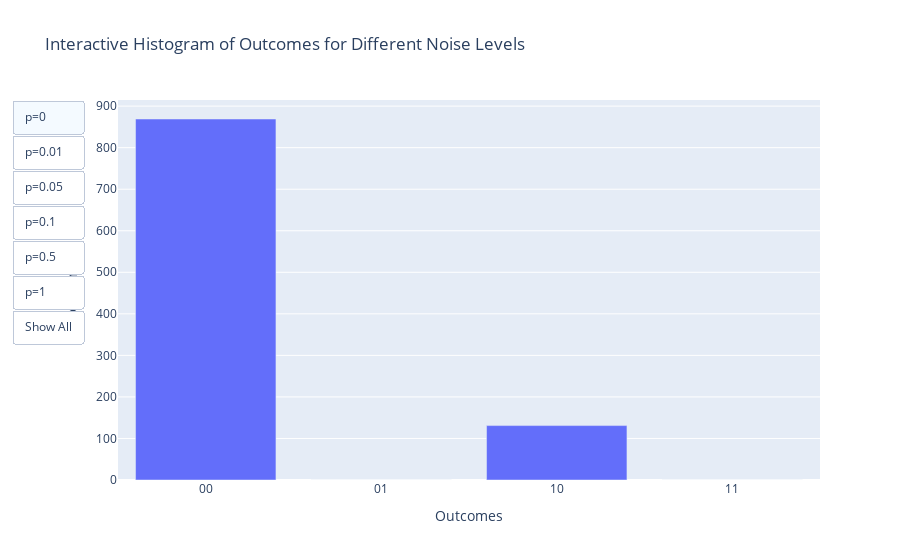

Notebook code cell kept with this figure:
### Markdown cell above
### Histogram for the computation rounds

### Code cell
import plotly.graph_objects as go

# Initialize the figure
fig = go.Figure()

# Store the p values in a list to access them by index in buttons
p_values = list(all_histograms.keys())

# Add histograms for different 'p' values
for p, histogram in all_histograms.items():
    frequencies = [histogram.get(outcome, 0) for outcome in all_outcomes]
    fig.add_trace(
        go.Bar(
            x=all_outcomes,
            y=frequencies,
            name=f'p={p}',  # Legend label
            visible=(p == 0)  # Only p=0 is visible by default
        )
    )

# Custom buttons to toggle visibility based on p values
buttons = []

for i, p in enumerate(p_values):
    buttons.append(
        dict(
            label=f"p={p}",
            method="update",
            args=[
                {"visible": [j == i for j in range(len(p_values))]},  # Toggle visibility
                {"title": f"Number of occurrence per output bitstring, p={p}"},  # Update title
            ],
        )
    )

# Add reset button to show all traces
buttons.append(
    dict(
        label="Show All",
        method="update",
        args=[
            {"visible": [True] * len(p_values)},
            {"title": "Number of occurrence per output bitstring for different noise levels"},
        ],
    )
)

# Add buttons to layout
fig.update_layout(
    title="Interactive Histogram of Outcomes for Different Noise Levels",
    xaxis_title="Outcomes",
    yaxis_title="Frequency",
    barmode='group',  # Bars side by side
    updatemenus=[dict(type="buttons", showactive=True, buttons=buttons)]
)

# Display the plot
fig.show()

### Figure 1 — Plotly figure (JSON) as saved in the notebook; plotly's stock layout.template omitted (floating-point values rounded to 4 significant figures)
{"data": [{"name": "p=0", "type": "bar", "visible": true, "x": ["00", "01", "10", "11"], "y": [869, 0, 131, 0]}, {"name": "p=0.01", "type": "bar", "visible": false, "x": ["00", "01", "10", "11"], "y": [829, 8, 156, 7]}, {"name": "p=0.05", "type": "bar", "visible": false, "x": ["00", "01", "10", "11"], "y": [772, 30, 168, 30]}, {"name": "p=0.1", "type": "bar", "visible": false, "x": ["00", "01", "10", "11"], "y": [655, 72, 193, 80]}, {"name": "p=0.5", "type": "bar", "visible": false, "x": ["00", "01", "10", "11"], "y": [313, 216, 265, 206]}, {"name": "p=1", "type": "bar", "visible": false, "x": ["00", "01", "10", "11"], "y": [239, 270, 256, 235]}], "layout": {"barmode": "group", "title": {"text": "Interactive Histogram of Outcomes for Different Noise Levels"}, "updatemenus": [{"buttons": [{"args": [{"visible": [true, false, false, false, false, false]}, {"title": "Number of occurrence per output bitstring, p=0"}], "label": "p=0", "method": "update"}, {"args": [{"visible": [false, true, false, false, false, false]}, {"title": "Number of occurrence per output bitstring, p=0.01"}], "label": "p=0.01", "method": "update"}, {"args": [{"visible": [false, false, true, false, false, false]}, {"title": "Number of occurrence per output bitstring, p=0.05"}], "label": "p=0.05", "method": "update"}, {"args": [{"visible": [false, false, false, true, false, false]}, {"title": "Number of occurrence per output bitstring, p=0.1"}], "label": "p=0.1", "method": "update"}, {"args": [{"visible": [false, false, false, false, true, false]}, {"title": "Number of occurrence per output bitstring, p=0.5"}], "label": "p=0.5", "method": "update"}, {"args": [{"visible": [false, false, false, false, false, true]}, {"title": "Number of occurrence per output bitstring, p=1"}], "label": "p=1", "method": "update"}, {"args": [{"visible": [true, true, true, true, true, true]}, {"title": "Number of occurrence per output bitstring for different noise levels"}], "label": "Show All", "method": "update"}], "showactive": true, "type": "buttons"}], "xaxis": {"title": {"text": "Outcomes"}}, "yaxis": {"title": {"text": "Frequency"}}}}
